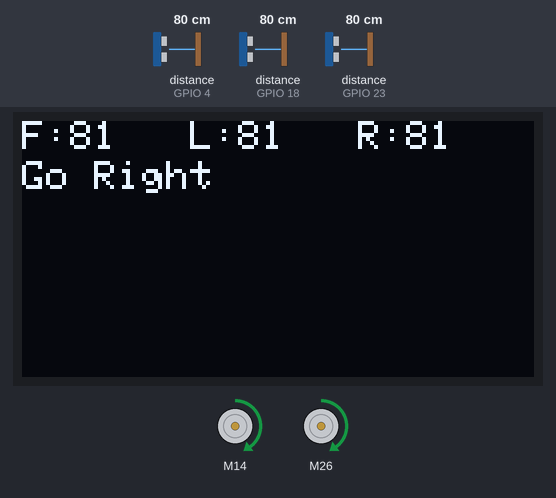
This sketch was run on a simulated ESP32. On the bench: 128×64 one-colour display, 2 × DC motor (green arrow = forward, orange = backward, longer = faster). Inputs (shaded band) come from the test bench; at power-on: distance to the obstacle (sensors on GPIO 4, GPIO 18, GPIO 23) 80 cm. The echo pulse lasts 58.3 µs per cm; what the sketch prints to the serial monitor is not drawn.

Above: at 3.2 s.
3.3 s: distance to the obstacle (sensor on GPIO 4) set to 2 cm
At 5.7 s:
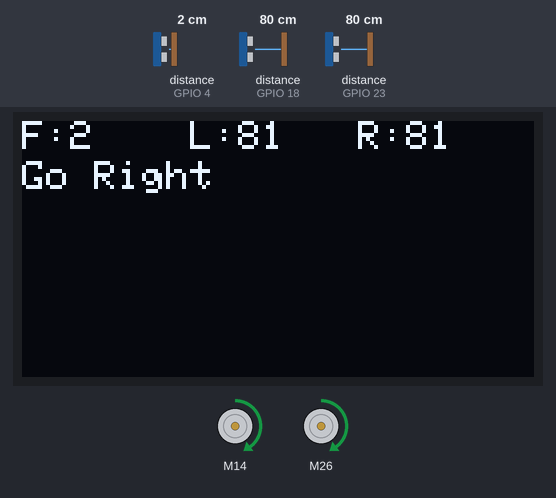
6.3 s: distance to the obstacle (sensor on GPIO 18) set to 2 cm
At 7.5 s:
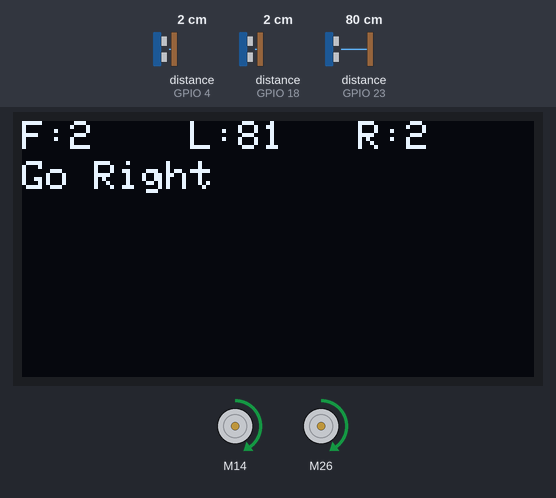
7.8 s: distance to the obstacle (sensor on GPIO 23) set to 2 cm
At 8.5 s:
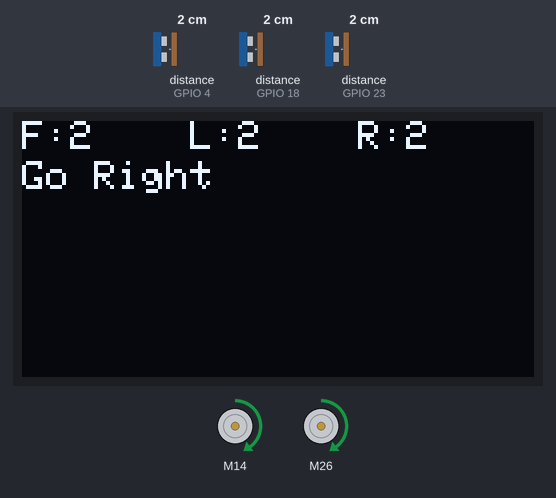
9.3 s: distance to the obstacle (sensor on GPIO 4) set to 4 cm
At 10.1 s:
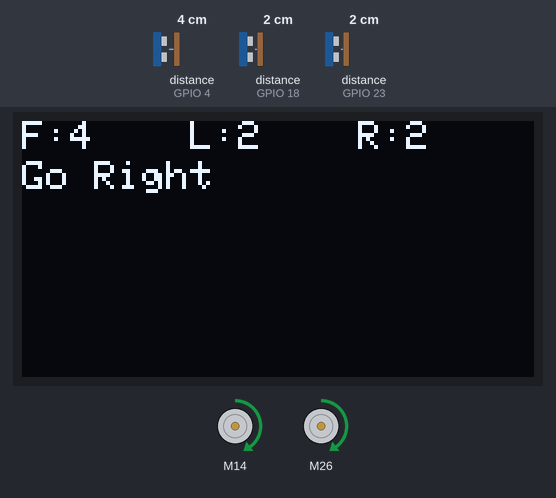
10.8 s: distance to the obstacle (sensor on GPIO 18) set to 4 cm
At 11.8 s:
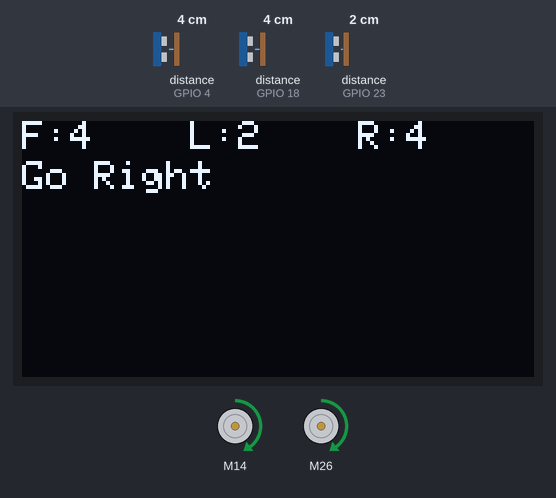
12.3 s: distance to the obstacle (sensor on GPIO 23) set to 4 cm
At 12.7 s:
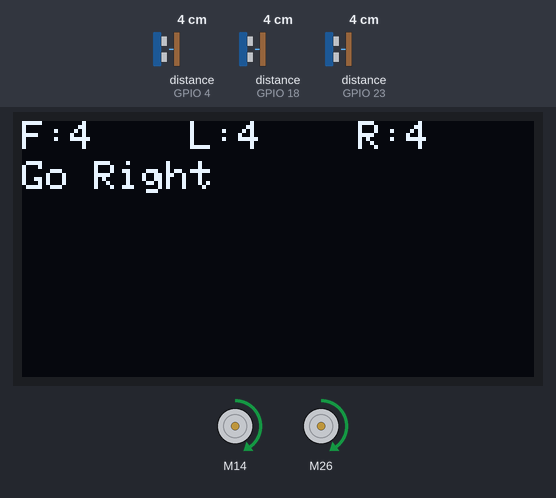
Timing chart, 0 to 14.8 s (numbered marks = the images above; inputs shaded):
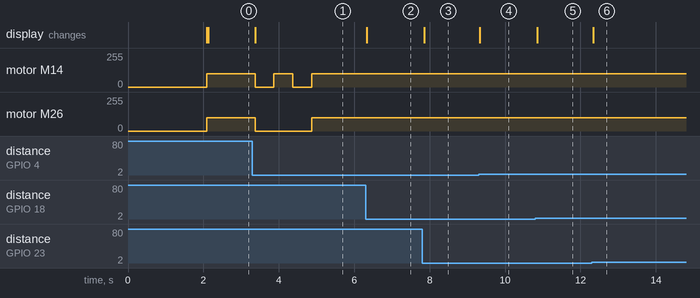

The sketch:

MazeRunner_V1.4.ino
```cpp
/*
 * Program: MazeRunner_V1.2.ino
 * 13/08/23 Hasibur Rahman
 * Hardware: ESP32 + L298N + OLED + 2 DC Motors
 */

#include <SPI.h>
#include <Wire.h>
#include <Adafruit_GFX.h>
#include <Adafruit_SSD1306.h> //OLED Display
#include <L298N.h> // Motor Driver
#include <NewPing.h> //Sonar Sensor

#define BLOCK 25 //Min distance required before taking a turn
#define SPEED 100 //Motor Speed

#define SONAR_NUM 3       // Number of sensors.
#define MAX_DISTANCE 400  // Maximum distance (in cm) to ping.

int front, left, right;


int enL = 13, in1 = 14, in2 = 14; // Left Motor connections
int enR = 25, in3 = 26, in4 = 27; // Right Motor connections
L298N LeftMotor(enL, in1, in2);
L298N RightMotor(enR, in3, in4);

// Initialize OLED display (128x64 pixels) using I2C communication.
Adafruit_SSD1306 display(128, 64, &Wire, -1);

NewPing sonar[SONAR_NUM] = {     // Sensor object array.
  NewPing(15, 4, MAX_DISTANCE),  // Front Sensor: Each sensor's trigger pin, echo pin, and max distance to ping.
  NewPing(19, 23, MAX_DISTANCE), // Left Sensor: Each sensor's trigger pin, echo pin, and max distance to ping.
  NewPing(5, 18, MAX_DISTANCE)   // Right Sensor: Each sensor's trigger pin, echo pin, and max distance to ping.
};

// Function to initialize the OLED display
void displaySetup() {
  display.begin(SSD1306_SWITCHCAPVCC, 0x3C);  // initialize with the I2C addr 0x3C (for the 128x32)
  display.setTextColor(WHITE);
}


void Intro() {
}


//Function for reding data from Sonar sensors
void readSonar() {
  front = sonar[0].ping_cm();  // Measure front distance
  left = sonar[1].ping_cm();   // Measure left distance
  right = sonar[2].ping_cm();  // Measure right distance
}

// Function to display text on the OLED screen at a specific position and size
void displayText(int x, int y, int textSize, const char *displayText) {
}


//Pinsetup
void pinSetup() {
  pinMode(enL, OUTPUT);
  pinMode(enR, OUTPUT);
  pinMode(in1, OUTPUT);
  pinMode(in2, OUTPUT);
  pinMode(in3, OUTPUT);
  pinMode(in4, OUTPUT);

  // Turn off motors - Initial state
  digitalWrite(in1, LOW);
  digitalWrite(in2, LOW);
  digitalWrite(in3, LOW);
  digitalWrite(in4, LOW);
}


int TrackSize=10;
int LeftBlock = 30, RightBlock = 30, FrontBlock = 5, Balanced = 5, UBlock = 20;
bool F = true, L = false, R = false;
//Setup periferal devices
void setup() {
  Serial.begin(115200);  // Initialize the serial communication for debugging
  displaySetup();        // Initialize the OLED display
  pinSetup(); // Set all the motor control pins to outputs
  readSonar();
  TrackSize = left+right;
  LeftBlock=TrackSize/2;
  RightBlock=LeftBlock;
  delay(2000);
}


//Main Code
void loop() {
  readSonar();
  DisplayStatus();
  //Right Turn
  if (right >= 25) {
    F = false, L = false, R = true;
    goRight();

  }
  else if(front>25){
    F = true, L = false, R = false;
    goForward();
  }
  else if(left>=25){
    F = false, L = true, R = false;
    goLeft();
  }
  else{
    F = false, L = false, R = false;
    uTurn();
  }
}


//Function for Going Forward
void goForward() {
  RightMotor.forward();
  LeftMotor.forward();
  // RightMotor.setSpeed(SPEED);
  // LeftMotor.setSpeed(SPEED);
    if(right > RightBlock){
      LeftMotor.setSpeed((SPEED+TrackSize*2));
      RightMotor.setSpeed((SPEED-TrackSize*2));
    }else if(right == RightBlock){
      LeftMotor.setSpeed(SPEED);
      RightMotor.setSpeed(SPEED);
    }else{
      LeftMotor.setSpeed(SPEED-(TrackSize*2));
      RightMotor.setSpeed(SPEED+(TrackSize*2));
    }
}


void goRight(){
    int tFront = front;
    Straight();
    while(front>tFront-2){
        readSonar();
        DisplayStatus();
    }

    stop(500);

    RightMotor.stop();
    LeftMotor.setSpeed(SPEED);
    delay(500);

    stop(500);

    Straight();
    delay(500);
}

void goLeft(){
    int tFront = front;
    Straight();
    while(front>20){
        readSonar();
        DisplayStatus();
    }

    stop(500);

    LeftMotor.backward();
    RightMotor.forward();
    LeftMotor.setSpeed(SPEED+20);
    RightMotor.setSpeed(SPEED);
    delay(1000);

    stop(500);

    Straight();
    delay(1000);
}

void uTurn(){

    RightMotor.backward();
    LeftMotor.forward();
    LeftMotor.setSpeed(SPEED);
    RightMotor.setSpeed(SPEED);

  while(front<20){
    readSonar();
    DisplayStatus();
  }
}

void Straight(){
  LeftMotor.forward();
  RightMotor.forward();
  LeftMotor.setSpeed(SPEED);
  RightMotor.setSpeed(SPEED);
}

void stop(int t){
  LeftMotor.stop();
  RightMotor.stop();
  delay(t);
  LeftMotor.forward();
  RightMotor.forward();
}


//Function for showing current status
void DisplayStatus() {
  display.clearDisplay();
  display.setTextSize(1);

  display.setCursor(0, 0);
  display.print("F:");
  display.print(front);

  display.setCursor(42, 0);
  display.print("L:");
  display.print(left);

  display.setCursor(84, 0);
  display.print("R:");
  display.print(right);

  display.setCursor(0, 10);
  if (F) display.print("Go Forward");
  else if (R) display.print("Go Right");
  else if (L) display.print("Go Left");
  else {
    display.print("U Turn");
  }
  display.display();

  Serial.print("Front:");
  Serial.println(front);
  Serial.print(" Left:");
  Serial.println(left);
  Serial.print(" Right:");
  Serial.println(right);
  Serial.println(" ");
}


//Print some informations in Serial Monitor
void printSomeInfo() {
  Serial.print("Motor is moving = ");
  Serial.print(LeftMotor.isMoving());
  Serial.print(" at setSpeed = ");
  Serial.println(LeftMotor.getSpeed());
}
```

Measured:
- after the input at 3.3 s, motor M14: alternates forward 100/255 for 0.50 s and stopped for 0.50 s, 4 changes in all, then stays forward 100/255, starting after 0.07 s; motor M26: forward 100/255 → stopped after 0.07 s, → forward 100/255 1.5 s later; the display: changes after 0.07 s (image 1)
- after the input at 6.3 s, the display: changes at once (image 2)
- after the input at 7.8 s, the display: changes after 0.05 s (image 3)
- after the input at 9.3 s, the display: changes at once (image 4)
- after the input at 10.8 s, the display: changes after 0.05 s (image 5)
- after the input at 12.3 s, the display: changes at once (image 6)
